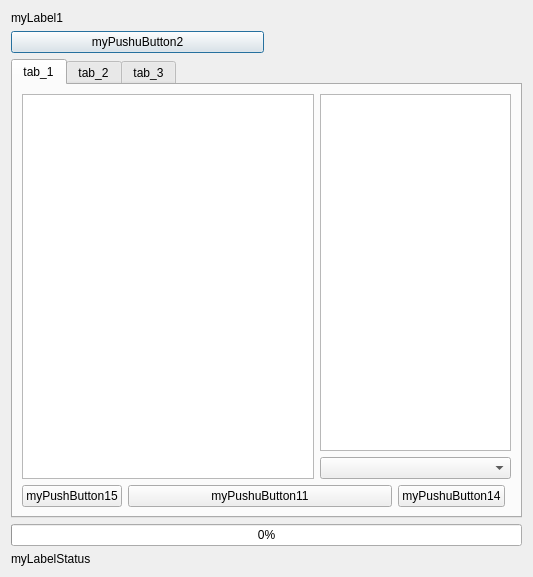
<?xml version="1.0" encoding="UTF-8"?>
<ui version="4.0">
 <class>jpdataDialogBase</class>
 <widget class="QDialog" name="jpdataDialogBase">
  <property name="geometry">
   <rect>
    <x>0</x>
    <y>0</y>
    <width>533</width>
    <height>577</height>
   </rect>
  </property>
  <property name="windowTitle">
   <string>jpdata</string>
  </property>
  <layout class="QGridLayout" name="gridLayout">
   <item row="0" column="0">
    <widget class="QLabel" name="myLabel1">
     <property name="text">
      <string>myLabel1</string>
     </property>
    </widget>
   </item>
   <item row="1" column="0">
    <widget class="QPushButton" name="myPushButton2">
     <property name="sizePolicy">
      <sizepolicy hsizetype="Minimum" vsizetype="Fixed">
       <horstretch>0</horstretch>
       <verstretch>0</verstretch>
      </sizepolicy>
     </property>
     <property name="text">
      <string>myPushuButton2</string>
     </property>
    </widget>
   </item>
   <item row="4" column="0" colspan="2">
    <widget class="QProgressBar" name="progressBar">
     <property name="sizePolicy">
      <sizepolicy hsizetype="Expanding" vsizetype="Fixed">
       <horstretch>1</horstretch>
       <verstretch>0</verstretch>
      </sizepolicy>
     </property>
     <property name="value">
      <number>0</number>
     </property>
    </widget>
   </item>
   <item row="2" column="0" colspan="2">
    <widget class="QTabWidget" name="myTabWidget">
     <property name="currentIndex">
      <number>0</number>
     </property>
     <widget class="QWidget" name="tab">
      <attribute name="title">
       <string>tab_1</string>
      </attribute>
      <layout class="QGridLayout" name="gridLayout_3">
       <item row="0" column="0" colspan="2">
        <layout class="QGridLayout" name="gridLayout_2">
         <item row="0" column="2">
          <widget class="QListWidget" name="myListWidget12">
           <property name="sizePolicy">
            <sizepolicy hsizetype="Maximum" vsizetype="Expanding">
             <horstretch>0</horstretch>
             <verstretch>0</verstretch>
            </sizepolicy>
           </property>
           <property name="maximumSize">
            <size>
             <width>191</width>
             <height>16777215</height>
            </size>
           </property>
          </widget>
         </item>
         <item row="1" column="2">
          <widget class="QComboBox" name="myComboBox11"/>
         </item>
         <item row="0" column="0" rowspan="2">
          <widget class="QListWidget" name="myListWidget11"/>
         </item>
        </layout>
       </item>
       <item row="2" column="0">
        <layout class="QHBoxLayout" name="horizontalLayout_2">
         <item>
          <widget class="QPushButton" name="myPushButton15">
           <property name="text">
            <string>myPushButton15</string>
           </property>
          </widget>
         </item>
         <item>
          <widget class="QPushButton" name="myPushButton11">
           <property name="sizePolicy">
            <sizepolicy hsizetype="Expanding" vsizetype="Fixed">
             <horstretch>0</horstretch>
             <verstretch>0</verstretch>
            </sizepolicy>
           </property>
           <property name="text">
            <string>myPushuButton11</string>
           </property>
          </widget>
         </item>
         <item>
          <widget class="QPushButton" name="myPushButton14">
           <property name="text">
            <string>myPushuButton14</string>
           </property>
          </widget>
         </item>
        </layout>
       </item>
      </layout>
     </widget>
     <widget class="QWidget" name="tab_2">
      <attribute name="title">
       <string>tab_2</string>
      </attribute>
      <layout class="QGridLayout" name="gridLayout_4">
       <item row="0" column="0">
        <widget class="QListWidget" name="myListWidget23"/>
       </item>
       <item row="1" column="0">
        <widget class="QPushButton" name="myPushButton25">
         <property name="text">
          <string>myPushButton25</string>
         </property>
        </widget>
       </item>
      </layout>
     </widget>
     <widget class="QWidget" name="tab_3">
      <attribute name="title">
       <string>tab_3</string>
      </attribute>
      <layout class="QGridLayout" name="gridLayout_5">
       <item row="0" column="2" rowspan="2">
        <widget class="QListWidget" name="myListWidget32"/>
       </item>
       <item row="2" column="2">
        <widget class="QPushButton" name="myPushButton32">
         <property name="text">
          <string>myPushButton32</string>
         </property>
        </widget>
       </item>
       <item row="0" column="1">
        <widget class="QComboBox" name="myComboBox31">
         <property name="currentText">
          <string/>
         </property>
        </widget>
       </item>
       <item row="0" column="0">
        <widget class="QLabel" name="myLabel31">
         <property name="text">
          <string>myLabel31</string>
         </property>
        </widget>
       </item>
       <item row="1" column="0" colspan="2">
        <widget class="QListWidget" name="myListWidget31"/>
       </item>
       <item row="2" column="0" colspan="2">
        <widget class="QPushButton" name="myPushButton31">
         <property name="text">
          <string>myPushButton31</string>
         </property>
        </widget>
       </item>
      </layout>
     </widget>
    </widget>
   </item>
   <item row="5" column="0" colspan="2">
    <widget class="QLabel" name="myLabelStatus">
     <property name="text">
      <string>myLabelStatus</string>
     </property>
    </widget>
   </item>
  </layout>
 </widget>
 <resources/>
 <connections/>
</ui>
